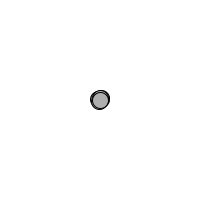
Frame 1 (no input)
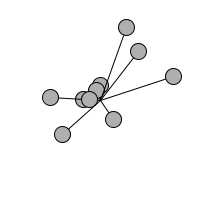
Frame 60 (the mouse pressed at the canvas centre just before this capture)
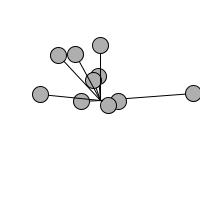
Frame 120 (the mouse held since frame 60 and released just before this capture)

The Processing sketch that drew these frames (run headless with seeded random() and noise(); from frame 60 on, the mouse is pressed at the canvas centre):

// Processing sketch: e07_oscillator_objects
// ── e07_oscillator_objects.pde
Oscillator[] oscillators;

void setup() {
  size(200,200);
  oscillators = new Oscillator[10];
  for (int i = 0; i < oscillators.length; i++)
    oscillators[i] = new Oscillator();
}

void draw() {
  background(255);
  for (int i = 0; i < oscillators.length; i++) {
    oscillators[i].update();
    oscillators[i].display();
  }
}

class Oscillator {
  
  PVector angle;
  PVector aVelocity;
  PVector amplitude;
  
  Oscillator() {
    angle = new PVector(0,0);
    aVelocity = new PVector(random(-0.05,0.05),random(-0.05,0.05));
    amplitude = new PVector(random(width/2),random(height/2));
  }
  
  void update() {
    angle.x += aVelocity.x;
    angle.y += aVelocity.y;
  }
  
  void display() {
    pushMatrix();
    translate(width/2,height/2);
    float x = amplitude.x * sin(angle.x);
    float y = amplitude.y * sin(angle.y);
    stroke(0); fill(175);
    line(0,0,x,y);
    ellipse(x,y,16,16);
    popMatrix();
  }
}
